Frame 1 (no input): blank canvas, image omitted
Frame 60 (no input): blank canvas, image omitted
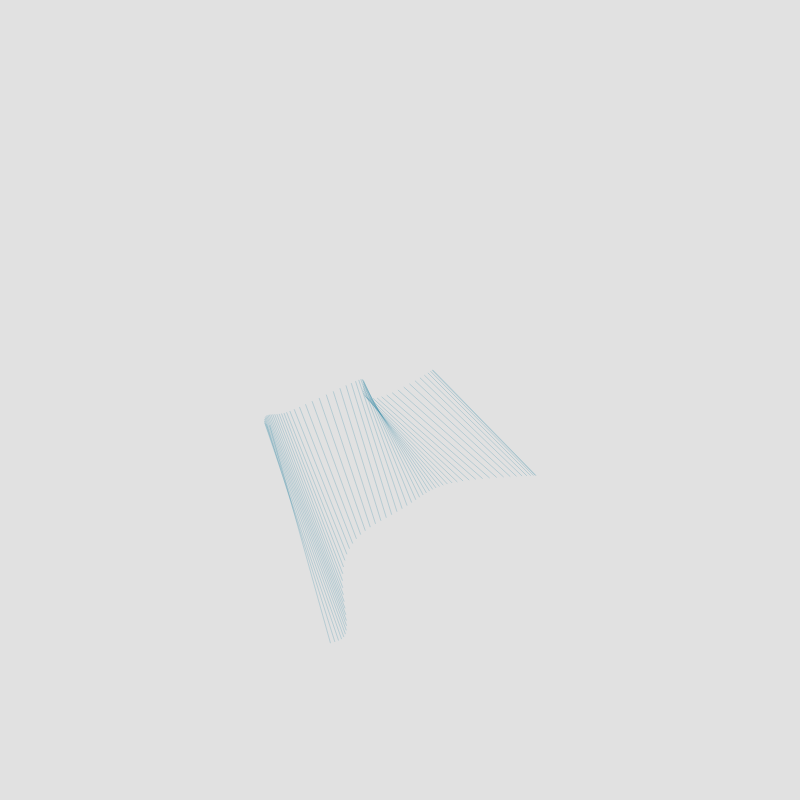
Frame 120 (the mouse pressed at the canvas centre since frame 60)

The p5.js sketch whose frames 1 and 60 were blank and that drew this single picture after the mouse press (run headless with seeded random() and noise() and a simulated clock; from frame 60 on, the mouse is pressed at the canvas centre):

// p5.js sketch
// ── sketch.js
// creating 2 points that move accross the the screen using 'perlin' random number,
// and create a line between both the random points
// the speed in which 'randomness' is drawn is based on x values

var xOffset = 0;
var xOffset2 = 1000; // getting y value from far away in the graph

var xOffset3 = 30;
var xOffset4 = 2000; // getting y value from far away in the graph

let currentColor = 0;
let colorPallete = ["#348AA7", "#2CB1DE", "#08B9F4", "#FFFFFF"]; // Olive, Bluish, Grey, Pale
function setup() {
  createCanvas(800, 800);
  background(225);
}

function draw() {
  isInsideArray();

  let x1 = map(noise(xOffset), 0, 1, 0, width); // Perlin Noise returns values from 0 - 1, X sets spot on x axis
  let y1 = map(noise(xOffset2), 0, 1, 0, height);
  let x2 = map(noise(xOffset3), 0, 1, 0, width);
  let y2 = map(noise(xOffset4), 0, 1, 0, height);
  let velocity = mouseX / 45000; // velocity must be small bc perlin values move

  if (mouseIsPressed == true) {
    if (currentColor == 4 || currentColor > 4) {
      currentColor == 1;
    }
    xOffset += velocity;
    xOffset2 += velocity;

    xOffset3 += velocity;
    xOffset4 += velocity;

    stroke(colorPallete[currentColor]);
    strokeWeight(0.25);
    line(x1, y1, x2, y2);
  }
}

function keyPressed() {
  if (keyCode === LEFT_ARROW) {
    currentColor--;
  } else if (keyCode === RIGHT_ARROW) {
    currentColor++;
    console.log("Current Color" + currentColor);
  }
}

function isInsideArray() {
  if (currentColor >= 4 || currentColor <= -1) {
    currentColor = 0;
    console.log("Current Color now " + currentColor);
  } else return;
}
